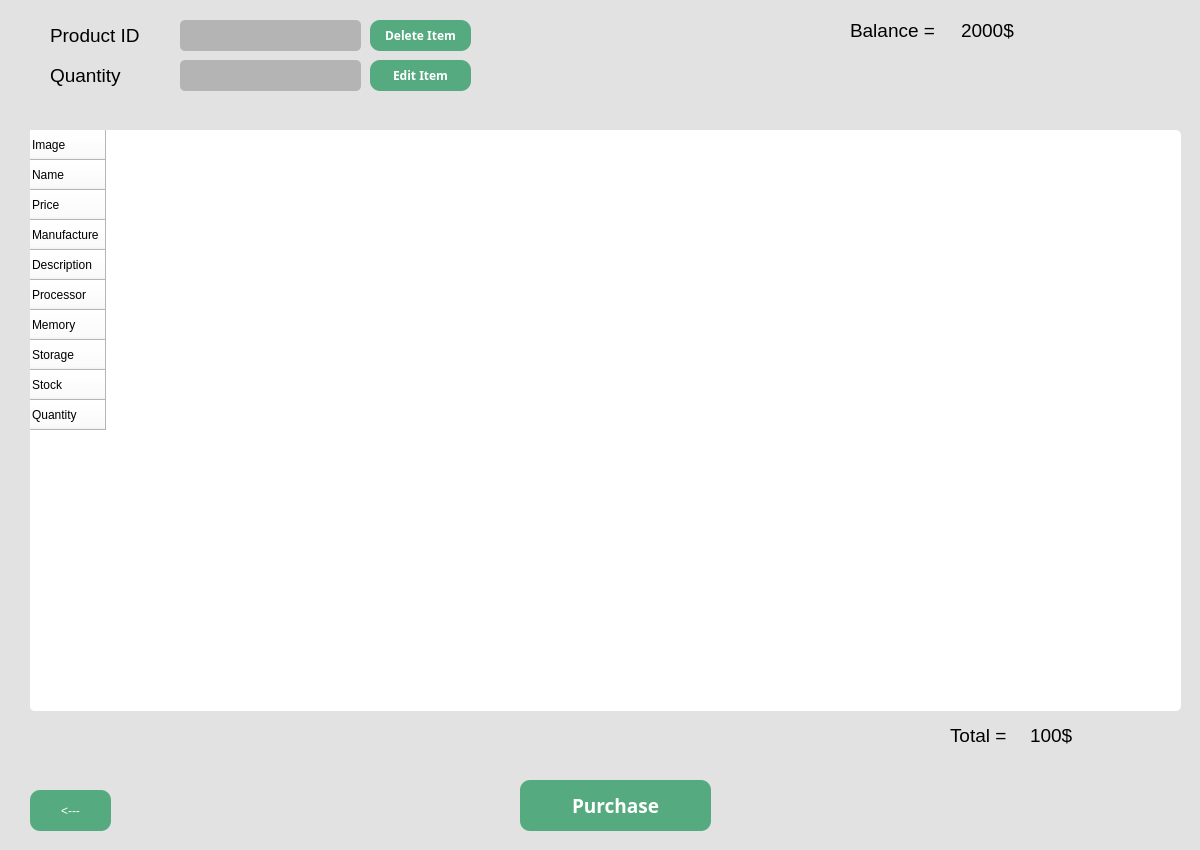
<?xml version="1.0" encoding="UTF-8"?>
<ui version="4.0">
 <class>Dialog</class>
 <widget class="QDialog" name="Dialog">
  <property name="geometry">
   <rect>
    <x>0</x>
    <y>0</y>
    <width>1200</width>
    <height>850</height>
   </rect>
  </property>
  <property name="windowTitle">
   <string>Dialog</string>
  </property>
  <property name="styleSheet">
   <string notr="true">background-color: rgb(226, 226, 226);

</string>
  </property>
  <widget class="QLabel" name="label_11">
   <property name="geometry">
    <rect>
     <x>961</x>
     <y>10</y>
     <width>231</width>
     <height>41</height>
    </rect>
   </property>
   <property name="font">
    <font>
     <family>Yu Gothic UI</family>
     <pointsize>14</pointsize>
    </font>
   </property>
   <property name="styleSheet">
    <string notr="true">color: rgb(0, 0, 0);
border-radius: 5px;</string>
   </property>
   <property name="text">
    <string>2000$</string>
   </property>
  </widget>
  <widget class="QPushButton" name="pushButton_6">
   <property name="geometry">
    <rect>
     <x>370</x>
     <y>60</y>
     <width>101</width>
     <height>31</height>
    </rect>
   </property>
   <property name="font">
    <font>
     <family>Yu Gothic UI Semibold</family>
     <pointsize>9</pointsize>
     <weight>75</weight>
     <bold>true</bold>
    </font>
   </property>
   <property name="toolTip">
    <string>&lt;html&gt;&lt;head/&gt;&lt;body&gt;&lt;p&gt;background-color: rgb(85, 66, 61);&lt;/p&gt;&lt;p&gt;border-radius: 10px;&lt;/p&gt;&lt;/body&gt;&lt;/html&gt;</string>
   </property>
   <property name="styleSheet">
    <string notr="true">border-radius: 10px;
color: rgb(255, 255, 255);
background-color: rgb(85, 170, 127);</string>
   </property>
   <property name="text">
    <string>Edit Item</string>
   </property>
  </widget>
  <widget class="QTableWidget" name="tableWidget_2">
   <property name="geometry">
    <rect>
     <x>30</x>
     <y>130</y>
     <width>1151</width>
     <height>581</height>
    </rect>
   </property>
   <property name="styleSheet">
    <string notr="true">background-color: rgb(255, 255, 255);
border-radius: 5px;</string>
   </property>
   <row>
    <property name="text">
     <string>Image</string>
    </property>
   </row>
   <row>
    <property name="text">
     <string>Name</string>
    </property>
   </row>
   <row>
    <property name="text">
     <string>Price</string>
    </property>
   </row>
   <row>
    <property name="text">
     <string>Manufacture</string>
    </property>
   </row>
   <row>
    <property name="text">
     <string>Description</string>
    </property>
   </row>
   <row>
    <property name="text">
     <string>Processor</string>
    </property>
   </row>
   <row>
    <property name="text">
     <string>Memory</string>
    </property>
   </row>
   <row>
    <property name="text">
     <string>Storage</string>
    </property>
   </row>
   <row>
    <property name="text">
     <string>Stock</string>
    </property>
   </row>
   <row>
    <property name="text">
     <string>Quantity</string>
    </property>
   </row>
  </widget>
  <widget class="QLabel" name="label_12">
   <property name="geometry">
    <rect>
     <x>1030</x>
     <y>720</y>
     <width>151</width>
     <height>31</height>
    </rect>
   </property>
   <property name="font">
    <font>
     <family>Yu Gothic UI</family>
     <pointsize>14</pointsize>
    </font>
   </property>
   <property name="styleSheet">
    <string notr="true">color: rgb(0, 0, 0);
border-radius: 5px;</string>
   </property>
   <property name="text">
    <string>100$</string>
   </property>
  </widget>
  <widget class="QLabel" name="label_10">
   <property name="geometry">
    <rect>
     <x>850</x>
     <y>10</y>
     <width>111</width>
     <height>41</height>
    </rect>
   </property>
   <property name="font">
    <font>
     <family>Yu Gothic UI</family>
     <pointsize>14</pointsize>
     <weight>50</weight>
     <italic>false</italic>
     <bold>false</bold>
    </font>
   </property>
   <property name="styleSheet">
    <string notr="true">color: rgb(0, 0, 0);
border-radius: 5px;</string>
   </property>
   <property name="text">
    <string>Balance = </string>
   </property>
  </widget>
  <widget class="QPushButton" name="pushButton_5">
   <property name="geometry">
    <rect>
     <x>370</x>
     <y>20</y>
     <width>101</width>
     <height>31</height>
    </rect>
   </property>
   <property name="font">
    <font>
     <family>Yu Gothic UI Semibold</family>
     <pointsize>9</pointsize>
     <weight>75</weight>
     <bold>true</bold>
    </font>
   </property>
   <property name="styleSheet">
    <string notr="true">border-radius: 10px;
color: rgb(255, 255, 255);
background-color: rgb(85, 170, 127);</string>
   </property>
   <property name="text">
    <string>Delete Item</string>
   </property>
  </widget>
  <widget class="QLineEdit" name="delete_2">
   <property name="geometry">
    <rect>
     <x>180</x>
     <y>20</y>
     <width>181</width>
     <height>31</height>
    </rect>
   </property>
   <property name="styleSheet">
    <string notr="true">border-radius: 5px;
background-color: rgb(180, 180, 180);</string>
   </property>
  </widget>
  <widget class="QLineEdit" name="edit_2">
   <property name="geometry">
    <rect>
     <x>180</x>
     <y>60</y>
     <width>181</width>
     <height>31</height>
    </rect>
   </property>
   <property name="styleSheet">
    <string notr="true">border-radius: 5px;
background-color: rgb(180, 180, 180);</string>
   </property>
  </widget>
  <widget class="QPushButton" name="pushButton">
   <property name="geometry">
    <rect>
     <x>520</x>
     <y>780</y>
     <width>191</width>
     <height>51</height>
    </rect>
   </property>
   <property name="font">
    <font>
     <family>Yu Gothic UI Semibold</family>
     <pointsize>14</pointsize>
     <weight>75</weight>
     <bold>true</bold>
    </font>
   </property>
   <property name="styleSheet">
    <string notr="true">border-radius: 10px;
color: rgb(255, 255, 255);
background-color: rgb(85, 170, 127);</string>
   </property>
   <property name="text">
    <string>Purchase</string>
   </property>
  </widget>
  <widget class="QPushButton" name="pushButton_2">
   <property name="geometry">
    <rect>
     <x>30</x>
     <y>790</y>
     <width>81</width>
     <height>41</height>
    </rect>
   </property>
   <property name="styleSheet">
    <string notr="true">border-radius: 10px;
color: rgb(255, 255, 255);
background-color: rgb(85, 170, 127);</string>
   </property>
   <property name="text">
    <string>&lt;---</string>
   </property>
  </widget>
  <widget class="QLabel" name="label_13">
   <property name="geometry">
    <rect>
     <x>950</x>
     <y>720</y>
     <width>81</width>
     <height>31</height>
    </rect>
   </property>
   <property name="font">
    <font>
     <family>Yu Gothic UI</family>
     <pointsize>14</pointsize>
     <weight>50</weight>
     <italic>false</italic>
     <bold>false</bold>
    </font>
   </property>
   <property name="styleSheet">
    <string notr="true">color: rgb(0, 0, 0);
border-radius: 5px;</string>
   </property>
   <property name="text">
    <string>Total = </string>
   </property>
  </widget>
  <widget class="QLabel" name="donthavelabel">
   <property name="geometry">
    <rect>
     <x>50</x>
     <y>20</y>
     <width>121</width>
     <height>31</height>
    </rect>
   </property>
   <property name="font">
    <font>
     <family>Yu Gothic UI</family>
     <pointsize>14</pointsize>
    </font>
   </property>
   <property name="text">
    <string>Product ID</string>
   </property>
  </widget>
  <widget class="QLabel" name="donthavelabel_3">
   <property name="geometry">
    <rect>
     <x>50</x>
     <y>60</y>
     <width>121</width>
     <height>31</height>
    </rect>
   </property>
   <property name="font">
    <font>
     <family>Yu Gothic UI</family>
     <pointsize>14</pointsize>
    </font>
   </property>
   <property name="text">
    <string>Quantity</string>
   </property>
  </widget>
  <widget class="QLabel" name="errorlabel">
   <property name="geometry">
    <rect>
     <x>80</x>
     <y>720</y>
     <width>571</width>
     <height>51</height>
    </rect>
   </property>
   <property name="font">
    <font>
     <family>Yu Gothic UI</family>
     <pointsize>20</pointsize>
    </font>
   </property>
   <property name="styleSheet">
    <string notr="true">background-color: rgb(226, 226, 226);
color: rgb(170, 0, 0);
</string>
   </property>
   <property name="text">
    <string/>
   </property>
  </widget>
 </widget>
 <resources/>
 <connections/>
</ui>
